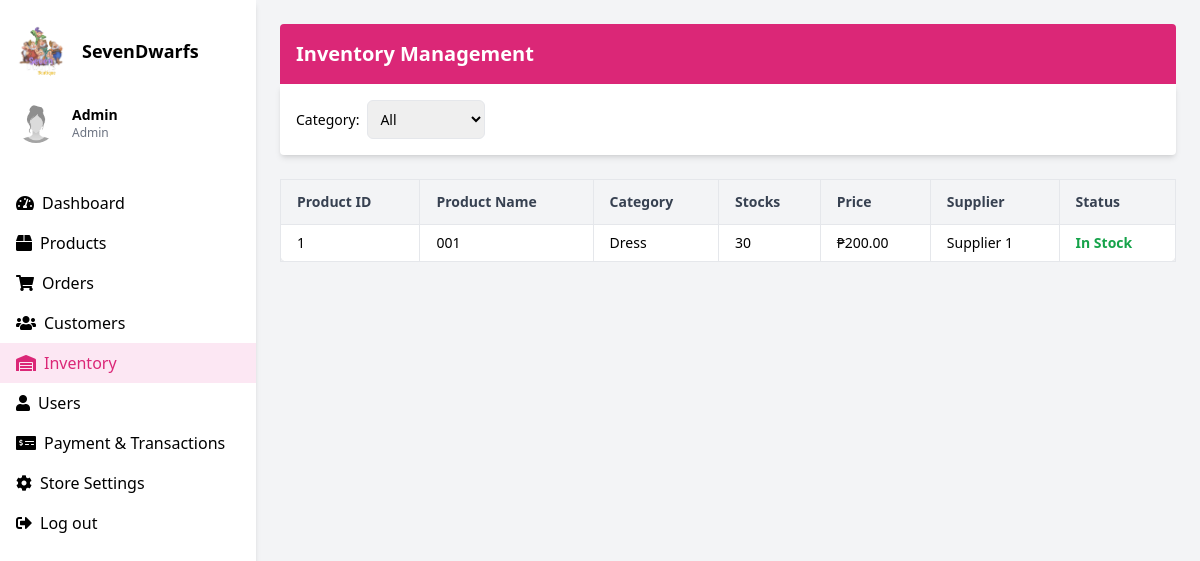
The page /inventory.php on the database its author committed.
### tables this page shows
CREATE TABLE `products` (
  `product_id` int(11) NOT NULL,
  `product_name` varchar(255) DEFAULT NULL,
  `description` text DEFAULT NULL,
  `price_id` int(11) DEFAULT NULL,
  `stocks` int(11) DEFAULT NULL,
  `category_id` int(11) DEFAULT NULL,
  `image_url` varchar(255) DEFAULT NULL,
  `created_at` timestamp NOT NULL DEFAULT current_timestamp(),
  `supplier_id` int(11) DEFAULT NULL
);

CREATE TABLE `categories` (
  `category_id` int(11) NOT NULL,
  `category_name` varchar(100) NOT NULL
);

CREATE TABLE `suppliers` (
  `supplier_id` int(11) NOT NULL,
  `supplier_name` varchar(255) NOT NULL,
  `created_at` timestamp NOT NULL DEFAULT current_timestamp()
);

### inventory.php (the view, shortened to what this page needs)
<?php
   require 'conn.php';
   $admin_name = "Admin";
   $admin_role = "Admin";
   $inventory = [];
   $sqlProducts = "
       SELECT
           p.product_id,
           p.product_name,
           c.category_name,
           p.stocks,
           p.price_id,
           s.supplier_name
       FROM products p
       INNER JOIN categories c ON p.category_id = c.category_id
       LEFT JOIN suppliers s ON p.supplier_id = s.supplier_id
   ";
   $stmt = $conn->prepare($sqlProducts);
   $stmt->execute();
   $resultProducts = $stmt->get_result();
   if ($resultProducts->num_rows > 0) {
       while ($row = $resultProducts->fetch_assoc()) {
           $inventory[] = $row;
       }
   }
?>
<!DOCTYPE html>
<html lang="en">
<head>
  <script src="https://cdn.tailwindcss.com"></script>
  <link href="https://cdnjs.cloudflare.com/ajax/libs/font-awesome/5.15.3/css/all.min.css" rel="stylesheet"/>
</head>
<body class="bg-gray-100">
  <div class="flex h-screen">
    <div class="w-64 bg-white shadow-md">
      <div class="p-4">
        <div class="flex items-center space-x-4">
          <img src="logo.png" alt="Logo" class="rounded-full" width="50" height="50"/>
          <h2 class="text-lg font-semibold">SevenDwarfs</h2>
        </div>
        <div class="mt-4">
          <div class="flex items-center space-x-4">
            <img src="newID.jpg" alt="Admin" class="rounded-full" width="40" height="40"/>
            <div>
              <h3 class="text-sm font-semibold"><?php echo htmlspecialchars($admin_name); ?></h3>
              <p class="text-xs text-gray-500"><?php echo htmlspecialchars($admin_role); ?></p>
            </div>
          </div>
        </div>
      </div>
      <nav class="mt-6">
        <ul>
          <li class="px-4 py-2 hover:bg-gray-200"><i class="fas fa-tachometer-alt mr-2"></i><a href="dashboard.php">Dashboard</a></li>
          <li class="px-4 py-2 hover:bg-gray-200"><i class="fas fa-box mr-2"></i><a href="products.php">Products</a></li>
          <li class="px-4 py-2 hover:bg-gray-200"><i class="fas fa-shopping-cart mr-2"></i><a href="orders.php">Orders</a></li>
          <li class="px-4 py-2 hover:bg-gray-200"><i class="fas fa-users mr-2"></i><a href="customers.php">Customers</a></li>
          <li class="px-4 py-2 bg-pink-100 text-pink-600"><i class="fas fa-warehouse mr-2"></i><a href="inventory.php">Inventory</a></li>
          <li class="px-4 py-2 hover:bg-gray-200"><i class="fas fa-user mr-2"></i><a href="users.php">Users</a></li>
          <li class="px-4 py-2 hover:bg-gray-200"><i class="fas fa-money-check-alt mr-2"></i><a href="payandtransac.php">Payment & Transactions</a></li>
          <li class="px-4 py-2 hover:bg-gray-200"><i class="fas fa-cog mr-2"></i><a href="storesettings.php">Store Settings</a></li>
          <li class="px-4 py-2 hover:bg-gray-200"><i class="fas fa-sign-out-alt mr-2"></i><a href="logout.php">Log out</a></li>
        </ul>
      </nav>
    </div>
    <div class="flex-1 p-6 overflow-auto">
      <div class="bg-pink-600 text-white p-4 rounded-t">
        <h1 class="text-xl font-bold">Inventory Management</h1>
      </div>
      <div class="bg-white p-4 rounded-b shadow-md mb-6">
        <form method="GET" action="inventory.php" class="flex items-center gap-2">
          <label for="category" class="font-medium text-sm">Category:</label>
          <select name="category" id="category" onchange="this.form.submit()" class="border rounded-md p-2 text-sm">
            <option value="all">All</option>
          </select>
        </form>
      </div>
      <div class="overflow-x-auto">
  <table class="min-w-full bg-white border border-gray-200 rounded-lg shadow-sm text-sm">
    <thead class="bg-gray-100 text-gray-700">
      <tr>
        <th class="px-4 py-3 border text-left">Product ID</th>
        <th class="px-4 py-3 border text-left">Product Name</th>
        <th class="px-4 py-3 border text-left">Category</th>
        <th class="px-4 py-3 border text-left">Stocks</th>
        <th class="px-4 py-3 border text-left">Price</th>
        <th class="px-4 py-3 border text-left">Supplier</th>
        <th class="px-4 py-3 border text-left">Status</th>
      </tr>
    </thead>
    <tbody>
      <?php
      if (!empty($inventory)) {
        foreach ($inventory as $item) {
          $status = ($item['stocks'] > 20) ? "In Stock" : (($item['stocks'] > 0) ? "Low Stock" : "Out of Stock");
      ?>
        <tr class="hover:bg-gray-50">
          <td class="px-4 py-2 border"><?php echo $item['product_id']; ?></td>
          <td class="px-4 py-2 border"><?php echo $item['product_name']; ?></td>
          <td class="px-4 py-2 border"><?php echo $item['category_name']; ?></td>
          <td class="px-4 py-2 border"><?php echo $item['stocks']; ?></td>
          <td class="px-4 py-2 border">₱<?php echo number_format($item['price_id'], 2); ?></td>
          <td class="px-4 py-2 border">
    <?php echo isset($item['supplier_name']) ? htmlspecialchars($item['supplier_name']) : 'No supplier'; ?>
</td>
          <td class="px-4 py-2 border font-semibold capitalize
            <?php
              echo ($status === 'In Stock') ? 'text-green-600' :
                   (($status === 'Low Stock') ? 'text-yellow-600' : 'text-red-600'); ?>">
            <?php echo $status; ?>
          </td>
      <?php }
      } else { ?>
        <tr>
          <td colspan="7" class="text-center px-4 py-4 text-gray-500 border">No products found</td>
        </tr>
      <?php } ?>
    </tbody>
  </table>
</div>
</body>
</html>

### rows shown on the page
products: product_id "1", product_name "001", category.category_name "Dress", stocks "30", price "200.00", supplier.supplier_name "Supplier 1", stocks "In Stock"

### other values the page prints
$admin_name "Admin"
$admin_role "Admin"
